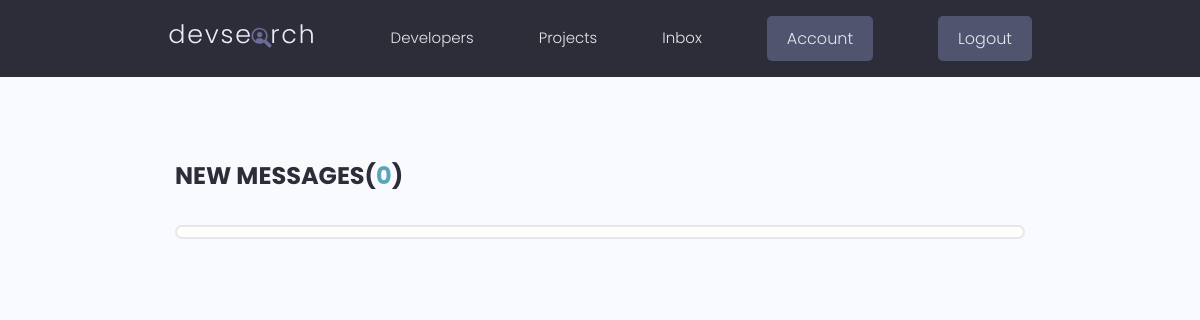
The app's page /inbox/ (signed in), older data.
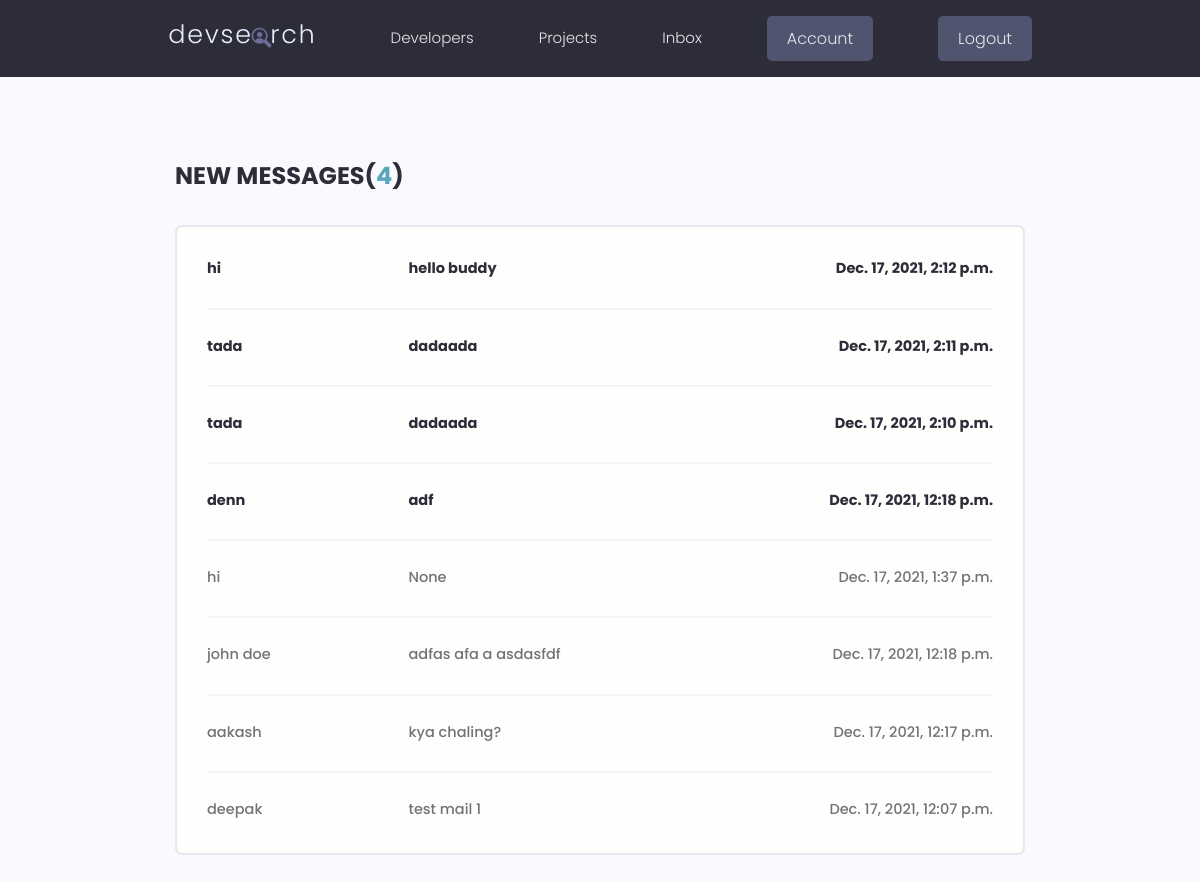
The same page, newer data.
### users/models.py (models this page shows, shortened)
class Message(models.Model):
    sender = models.ForeignKey(Profile, on_delete=models.SET_NULL, null=True, blank=True)
    recipient = models.ForeignKey(Profile, on_delete=models.SET_NULL, null=True, blank=True, related_name="messages")
    name = models.CharField(max_length=200, null=True, blank=True)
    email = models.EmailField(max_length=200, null=True, blank=True)
    subject = models.CharField(max_length=200, null=True, blank=True)
    body = models.TextField(null=True)
    is_read = models.BooleanField(default=False, null=True)
    created = models.DateTimeField(auto_now_add=True)
    id = models.UUIDField(default=uuid.uuid4, unique=True, primary_key=True, editable=False)
    class Meta:
        ordering = ['is_read', '-created']

### users/views.py (the view)
# urls.py: path('inbox/', views.inbox, name="inbox"),
@login_required(login_url="login")
def inbox(request):
    profile = request.user.profile
    messageRequests = profile.messages.all()
    unreadCount = messageRequests.filter(is_read=False).count()
    dboutput = profile.messages
    context = {'messageRequests':messageRequests, 'unreadCount':unreadCount}
    return render(request, 'users/inbox.html', context)

### users/templates/users/inbox.html
{% extends 'main.html' %}
{% block content %}
<main class="inbox my-xl">
  <div class="content-box">
    <h3 class="inbox__title">New Messages(<span>{{unreadCount}}</span>)</h3>
    <ul class="messages">
      {% for message in messageRequests %}
      {% if message.is_read == False %}
      <li class="message message--unread">
      {% else %}
      <li class="message">
      {% endif %}
        <a href="{% url 'message' message.id %}">
          <span class="message__author">{{message.name}}</span>
          <span class="message__subject">{{message.subject}}</span>
          <span class="message__date">{{message.created}}</span>
        </a>
      </li>
      {% endfor %}
    </ul>
  </div>
</main>
{% endblock content %}

Row changes from the older to the newer data that the page shows:
added Message: name "hi", subject "hello buddy", created "Dec. 17, 2021, 2:12 p.m."
added Message: name "tada", subject "dadaada", created "Dec. 17, 2021, 2:11 p.m."
added Message: name "tada", subject "dadaada", created "Dec. 17, 2021, 2:10 p.m."
added Message: name "denn", subject "adf", created "Dec. 17, 2021, 12:18 p.m."
added Message: name "hi", subject "None", created "Dec. 17, 2021, 1:37 p.m."
added Message: name "john doe", subject "adfas afa a asdasfdf", created "Dec. 17, 2021, 12:18 p.m."
added Message: name "aakash", subject "kya chaling?", created "Dec. 17, 2021, 12:17 p.m."
added Message: name "deepak", subject "test mail 1", created "Dec. 17, 2021, 12:07 p.m."
Text that changed along with them:
{{ unreadCount }}: "0" → "4"
